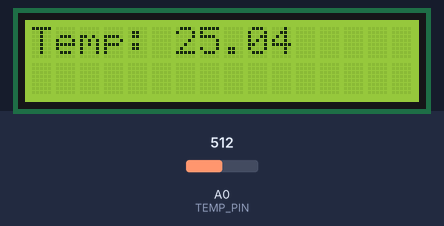
The sketch below on a simulated Arduino Uno, built with avr-gcc and run on an emulated ATmega328P. Parts: 16×2 character LCD. The inputs (shaded band) are chosen by the test bench; at power-on: A0 (TEMP_PIN) = 512.

Above: at 1.2 s.
1.3 s: A0 (TEMP_PIN) set to 716
At 10.9 s:
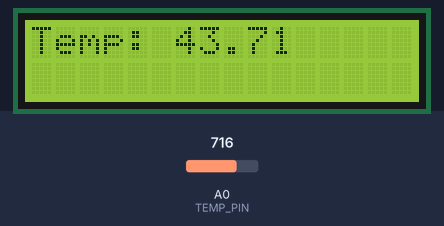
11.5 s: A0 (TEMP_PIN) set to 900
At 21.3 s:
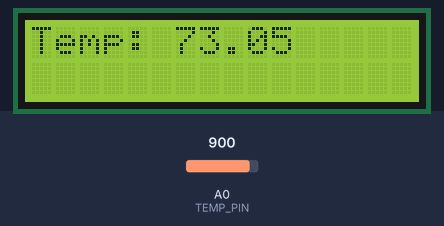
21.6 s: A0 (TEMP_PIN) set to 1023
At 30.9 s:
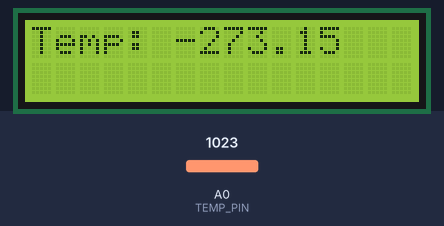
Timing chart, 0 to 32.4 s (numbered marks = the images above; inputs shaded):
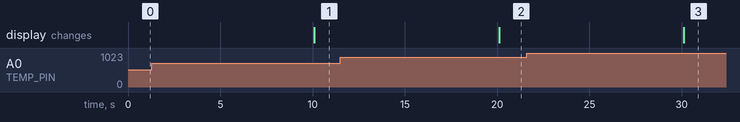

The sketch:

ES_6.ino
```cpp
#include <LiquidCrystal_PCF8574.h>

const int TEMP_PIN = A0;
const int B = 4275;
const long int R0 = 100000;
float R;
LiquidCrystal_PCF8574 lcd(0x20);

void setup() {
  // put your setup code here, to run once:
  lcd.begin(16, 2);
  lcd.setBacklight(255);
  lcd.home();

  Serial.println("Lab 1 - Es 6 starting");
}

void loop() {
  // put your main code here, to run repeatedly:
  float a = analogRead(TEMP_PIN);
  R = (1023/a - 1) * R0;
  float T = log(R/R0)/B + 1/298.15;
  T = 1/T;
  T -= 273.15;
  lcd.clear();
  lcd.print("Temp: ");
  lcd.print(T);
  delay(10000);
}
```

Measured:
- after the input at 1.3 s, the display: changes after 8.8 s (image 1)
- after the input at 11.5 s, the display: changes after 8.6 s (image 2)
- after the input at 21.6 s, the display: changes after 8.5 s (image 3)
